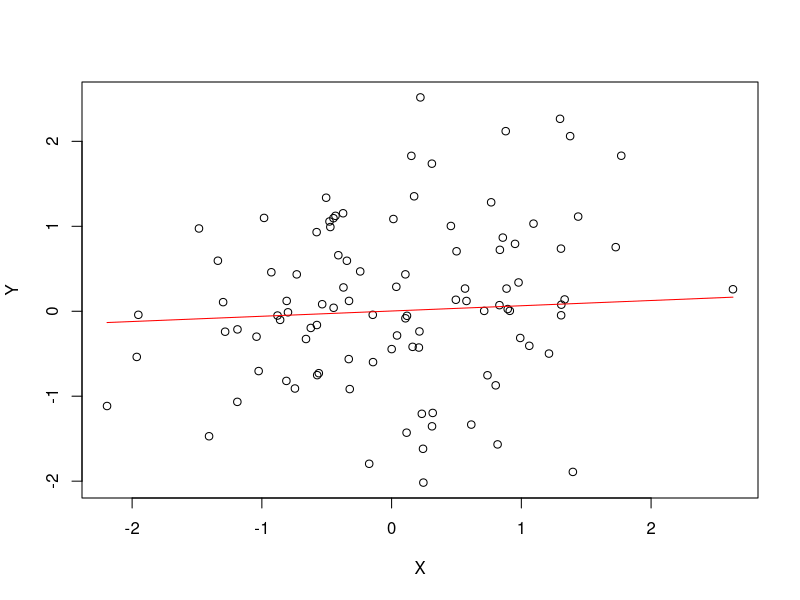

Generate this figure with R:
x <- rnorm(100)
y <- rnorm(100)
n <- length(x)

LinRegres <- function(X, Y) {

	plot(X, Y)
	a <- calculateA(X, Y)
	b <- calculateB(X, Y)
	lines(X, a * X + b, type = "l", lty = 1, col = "red")
}

calculateA <- function(X, Y) {

	sumX <- Summary(X)
   	sumY <- Summary(Y)
    	sumXY <- Summary(X, Y)
    	sumXsquare <- SummarySquare(X)

    	first <- (sumXY * n) - (sumY * (-sumX))
    	second <- (sumXsquare * n) - (sumX * (-sumX))
    	return(first / second)
}

calculateB <- function(X, Y) {

    	sumX <- Summary(X)
    	sumY <- Summary(Y)
    	sumXY <- Summary(X,Y)
    	sumXsquare <- SummarySquare(X)

    	first <- (sumX * sumY) - (sumX * sumXY)
    	second <- (sumXsquare * n) - (sumX * (-sumX))
    	return(first / second)
}

Summary <- function(X, Y) {

	sum <- 0
	n <- length(X)


      for (i in 1:n) {
        sum <- sum + X[i]
      }
      return(sum)


	for (i in 1:n) {
        sum <- sum + X[i] * Y[i]
    	}
    	return(sum)
}

SummarySquare <- function(X) {

	sum <- 0
	n <- length(X)

	for (i in 1:n) {
        sum <- sum + X[i]^2
    	}
    	return(sum)
}

LinRegres(x, y)

